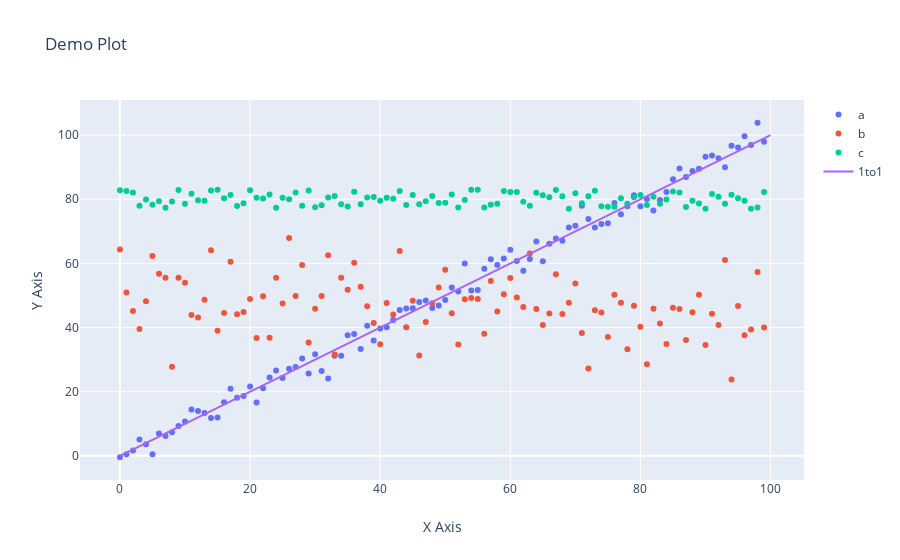

Notebook code for this chart:
### Code cell
# Combine and Visualize
figure_handle.add_trace(scatter_a)
figure_handle.add_trace(scatter_b)
figure_handle.add_trace(scatter_c)
figure_handle.add_trace(line_1to1)
figure_handle.show()
